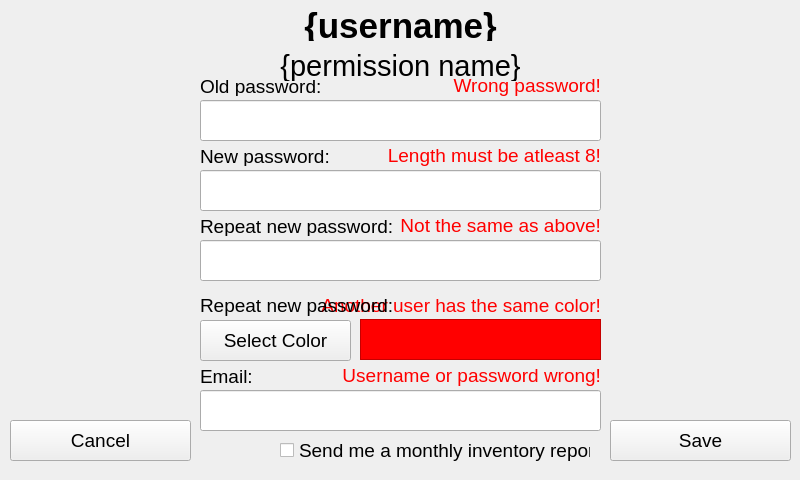
<?xml version="1.0" encoding="UTF-8"?>
<ui version="4.0">
 <class>ManageUserScreen</class>
 <widget class="QMainWindow" name="ManageUserScreen">
  <property name="geometry">
   <rect>
    <x>0</x>
    <y>0</y>
    <width>800</width>
    <height>480</height>
   </rect>
  </property>
  <property name="font">
   <font>
    <pointsize>14</pointsize>
   </font>
  </property>
  <property name="windowTitle">
   <string>MainWindow</string>
  </property>
  <property name="locale">
   <locale language="English" country="Austria"/>
  </property>
  <widget class="QWidget" name="centralwidget">
   <widget class="QLabel" name="lbl_passwordOld">
    <property name="geometry">
     <rect>
      <x>200</x>
      <y>76</y>
      <width>391</width>
      <height>20</height>
     </rect>
    </property>
    <property name="font">
     <font>
      <pointsize>14</pointsize>
     </font>
    </property>
    <property name="locale">
     <locale language="English" country="Austria"/>
    </property>
    <property name="text">
     <string>Old password:</string>
    </property>
   </widget>
   <widget class="QLabel" name="lbl_email">
    <property name="geometry">
     <rect>
      <x>200</x>
      <y>366</y>
      <width>401</width>
      <height>20</height>
     </rect>
    </property>
    <property name="font">
     <font>
      <pointsize>14</pointsize>
     </font>
    </property>
    <property name="locale">
     <locale language="English" country="Austria"/>
    </property>
    <property name="text">
     <string>Email:</string>
    </property>
   </widget>
   <widget class="QCheckBox" name="checkBox">
    <property name="geometry">
     <rect>
      <x>280</x>
      <y>430</y>
      <width>311</width>
      <height>41</height>
     </rect>
    </property>
    <property name="autoFillBackground">
     <bool>false</bool>
    </property>
    <property name="text">
     <string>Send me a monthly inventory report</string>
    </property>
   </widget>
   <widget class="QPushButton" name="btn_cancel">
    <property name="geometry">
     <rect>
      <x>10</x>
      <y>420</y>
      <width>181</width>
      <height>41</height>
     </rect>
    </property>
    <property name="text">
     <string>Cancel</string>
    </property>
   </widget>
   <widget class="QLineEdit" name="txb_email">
    <property name="geometry">
     <rect>
      <x>200</x>
      <y>390</y>
      <width>401</width>
      <height>41</height>
     </rect>
    </property>
    <property name="font">
     <font>
      <pointsize>20</pointsize>
     </font>
    </property>
    <property name="locale">
     <locale language="English" country="Austria"/>
    </property>
    <property name="inputMask">
     <string/>
    </property>
    <property name="text">
     <string/>
    </property>
    <property name="echoMode">
     <enum>QLineEdit::Normal</enum>
    </property>
    <property name="alignment">
     <set>Qt::AlignCenter</set>
    </property>
   </widget>
   <widget class="QLabel" name="lbl_passwordNew1">
    <property name="geometry">
     <rect>
      <x>200</x>
      <y>146</y>
      <width>401</width>
      <height>20</height>
     </rect>
    </property>
    <property name="font">
     <font>
      <pointsize>14</pointsize>
     </font>
    </property>
    <property name="locale">
     <locale language="English" country="Austria"/>
    </property>
    <property name="text">
     <string>New password:</string>
    </property>
   </widget>
   <widget class="QLabel" name="lbl_username">
    <property name="geometry">
     <rect>
      <x>0</x>
      <y>10</y>
      <width>801</width>
      <height>31</height>
     </rect>
    </property>
    <property name="font">
     <font>
      <pointsize>26</pointsize>
      <weight>75</weight>
      <bold>true</bold>
     </font>
    </property>
    <property name="text">
     <string>{username}</string>
    </property>
    <property name="alignment">
     <set>Qt::AlignCenter</set>
    </property>
   </widget>
   <widget class="QLabel" name="lbl_permission">
    <property name="geometry">
     <rect>
      <x>0</x>
      <y>50</y>
      <width>801</width>
      <height>31</height>
     </rect>
    </property>
    <property name="font">
     <font>
      <pointsize>22</pointsize>
     </font>
    </property>
    <property name="text">
     <string>{permission name}</string>
    </property>
    <property name="alignment">
     <set>Qt::AlignCenter</set>
    </property>
   </widget>
   <widget class="QLineEdit" name="txb_passwordNew2">
    <property name="geometry">
     <rect>
      <x>200</x>
      <y>240</y>
      <width>401</width>
      <height>41</height>
     </rect>
    </property>
    <property name="font">
     <font>
      <pointsize>20</pointsize>
     </font>
    </property>
    <property name="locale">
     <locale language="English" country="Austria"/>
    </property>
    <property name="inputMask">
     <string/>
    </property>
    <property name="text">
     <string/>
    </property>
    <property name="echoMode">
     <enum>QLineEdit::Password</enum>
    </property>
    <property name="alignment">
     <set>Qt::AlignCenter</set>
    </property>
   </widget>
   <widget class="QLineEdit" name="txb_passwordOld">
    <property name="geometry">
     <rect>
      <x>200</x>
      <y>100</y>
      <width>401</width>
      <height>41</height>
     </rect>
    </property>
    <property name="font">
     <font>
      <pointsize>20</pointsize>
     </font>
    </property>
    <property name="locale">
     <locale language="English" country="Austria"/>
    </property>
    <property name="inputMask">
     <string/>
    </property>
    <property name="text">
     <string/>
    </property>
    <property name="echoMode">
     <enum>QLineEdit::Password</enum>
    </property>
    <property name="alignment">
     <set>Qt::AlignCenter</set>
    </property>
   </widget>
   <widget class="QPushButton" name="btn_save">
    <property name="geometry">
     <rect>
      <x>610</x>
      <y>420</y>
      <width>181</width>
      <height>41</height>
     </rect>
    </property>
    <property name="text">
     <string>Save</string>
    </property>
   </widget>
   <widget class="QLabel" name="lbl_passwordNew2">
    <property name="geometry">
     <rect>
      <x>200</x>
      <y>216</y>
      <width>401</width>
      <height>20</height>
     </rect>
    </property>
    <property name="font">
     <font>
      <pointsize>14</pointsize>
     </font>
    </property>
    <property name="locale">
     <locale language="English" country="Austria"/>
    </property>
    <property name="text">
     <string>Repeat new password:</string>
    </property>
   </widget>
   <widget class="QLineEdit" name="txb_passwordNew1">
    <property name="geometry">
     <rect>
      <x>200</x>
      <y>170</y>
      <width>401</width>
      <height>41</height>
     </rect>
    </property>
    <property name="font">
     <font>
      <pointsize>20</pointsize>
     </font>
    </property>
    <property name="locale">
     <locale language="English" country="Austria"/>
    </property>
    <property name="inputMask">
     <string/>
    </property>
    <property name="text">
     <string/>
    </property>
    <property name="echoMode">
     <enum>QLineEdit::Password</enum>
    </property>
    <property name="alignment">
     <set>Qt::AlignCenter</set>
    </property>
   </widget>
   <widget class="QLabel" name="lbl_errorEmail">
    <property name="enabled">
     <bool>true</bool>
    </property>
    <property name="geometry">
     <rect>
      <x>200</x>
      <y>360</y>
      <width>401</width>
      <height>31</height>
     </rect>
    </property>
    <property name="font">
     <font>
      <pointsize>14</pointsize>
     </font>
    </property>
    <property name="locale">
     <locale language="English" country="Austria"/>
    </property>
    <property name="text">
     <string>&lt;span style=&quot;color:red;&quot;&gt;Username or password wrong!</string>
    </property>
    <property name="scaledContents">
     <bool>false</bool>
    </property>
    <property name="alignment">
     <set>Qt::AlignRight|Qt::AlignTrailing|Qt::AlignVCenter</set>
    </property>
   </widget>
   <widget class="QLabel" name="lbl_errorPasswordNew2">
    <property name="enabled">
     <bool>true</bool>
    </property>
    <property name="geometry">
     <rect>
      <x>200</x>
      <y>210</y>
      <width>401</width>
      <height>31</height>
     </rect>
    </property>
    <property name="font">
     <font>
      <pointsize>14</pointsize>
     </font>
    </property>
    <property name="locale">
     <locale language="English" country="Austria"/>
    </property>
    <property name="text">
     <string>&lt;span style=&quot;color:red;&quot;&gt;Not the same as above!</string>
    </property>
    <property name="scaledContents">
     <bool>false</bool>
    </property>
    <property name="alignment">
     <set>Qt::AlignRight|Qt::AlignTrailing|Qt::AlignVCenter</set>
    </property>
   </widget>
   <widget class="QLabel" name="lbl_errorPasswordNew1">
    <property name="enabled">
     <bool>true</bool>
    </property>
    <property name="geometry">
     <rect>
      <x>200</x>
      <y>140</y>
      <width>401</width>
      <height>31</height>
     </rect>
    </property>
    <property name="font">
     <font>
      <pointsize>14</pointsize>
     </font>
    </property>
    <property name="locale">
     <locale language="English" country="Austria"/>
    </property>
    <property name="text">
     <string>&lt;span style=&quot;color:red;&quot;&gt;Length must be atleast 8!</string>
    </property>
    <property name="scaledContents">
     <bool>false</bool>
    </property>
    <property name="alignment">
     <set>Qt::AlignRight|Qt::AlignTrailing|Qt::AlignVCenter</set>
    </property>
   </widget>
   <widget class="QLabel" name="lbl_errorPasswordOld">
    <property name="enabled">
     <bool>true</bool>
    </property>
    <property name="geometry">
     <rect>
      <x>200</x>
      <y>70</y>
      <width>401</width>
      <height>31</height>
     </rect>
    </property>
    <property name="font">
     <font>
      <pointsize>14</pointsize>
     </font>
    </property>
    <property name="locale">
     <locale language="English" country="Austria"/>
    </property>
    <property name="text">
     <string>&lt;span style=&quot;color:red;&quot;&gt;Wrong password!</string>
    </property>
    <property name="scaledContents">
     <bool>false</bool>
    </property>
    <property name="alignment">
     <set>Qt::AlignRight|Qt::AlignTrailing|Qt::AlignVCenter</set>
    </property>
   </widget>
   <widget class="QPushButton" name="btn_color">
    <property name="geometry">
     <rect>
      <x>200</x>
      <y>320</y>
      <width>151</width>
      <height>41</height>
     </rect>
    </property>
    <property name="text">
     <string>Select Color</string>
    </property>
   </widget>
   <widget class="QLabel" name="lbl_errorColor">
    <property name="enabled">
     <bool>true</bool>
    </property>
    <property name="geometry">
     <rect>
      <x>200</x>
      <y>290</y>
      <width>401</width>
      <height>31</height>
     </rect>
    </property>
    <property name="font">
     <font>
      <pointsize>14</pointsize>
     </font>
    </property>
    <property name="locale">
     <locale language="English" country="Austria"/>
    </property>
    <property name="text">
     <string>&lt;html&gt;&lt;head/&gt;&lt;body&gt;&lt;p&gt;&lt;span style=&quot; color:#ff0000;&quot;&gt;Another user has the same color!&lt;/span&gt;&lt;/p&gt;&lt;/body&gt;&lt;/html&gt;</string>
    </property>
    <property name="scaledContents">
     <bool>false</bool>
    </property>
    <property name="alignment">
     <set>Qt::AlignRight|Qt::AlignTrailing|Qt::AlignVCenter</set>
    </property>
   </widget>
   <widget class="QLabel" name="lbl_passwordNew2_2">
    <property name="geometry">
     <rect>
      <x>200</x>
      <y>290</y>
      <width>401</width>
      <height>31</height>
     </rect>
    </property>
    <property name="font">
     <font>
      <pointsize>14</pointsize>
     </font>
    </property>
    <property name="locale">
     <locale language="English" country="Austria"/>
    </property>
    <property name="text">
     <string>Repeat new password:</string>
    </property>
   </widget>
   <widget class="QFrame" name="frame">
    <property name="geometry">
     <rect>
      <x>360</x>
      <y>319</y>
      <width>241</width>
      <height>41</height>
     </rect>
    </property>
    <property name="styleSheet">
     <string notr="true">background-color: rgb(255, 0, 0)</string>
    </property>
    <property name="frameShape">
     <enum>QFrame::StyledPanel</enum>
    </property>
    <property name="frameShadow">
     <enum>QFrame::Plain</enum>
    </property>
   </widget>
  </widget>
 </widget>
 <resources/>
 <connections>
  <connection>
   <sender>btn_save</sender>
   <signal>clicked()</signal>
   <receiver>ManageUserScreen</receiver>
   <slot>deleteLater()</slot>
   <hints>
    <hint type="sourcelabel">
     <x>700</x>
     <y>440</y>
    </hint>
    <hint type="destinationlabel">
     <x>399</x>
     <y>239</y>
    </hint>
   </hints>
  </connection>
  <connection>
   <sender>btn_cancel</sender>
   <signal>clicked()</signal>
   <receiver>ManageUserScreen</receiver>
   <slot>deleteLater()</slot>
   <hints>
    <hint type="sourcelabel">
     <x>100</x>
     <y>440</y>
    </hint>
    <hint type="destinationlabel">
     <x>399</x>
     <y>239</y>
    </hint>
   </hints>
  </connection>
 </connections>
</ui>
